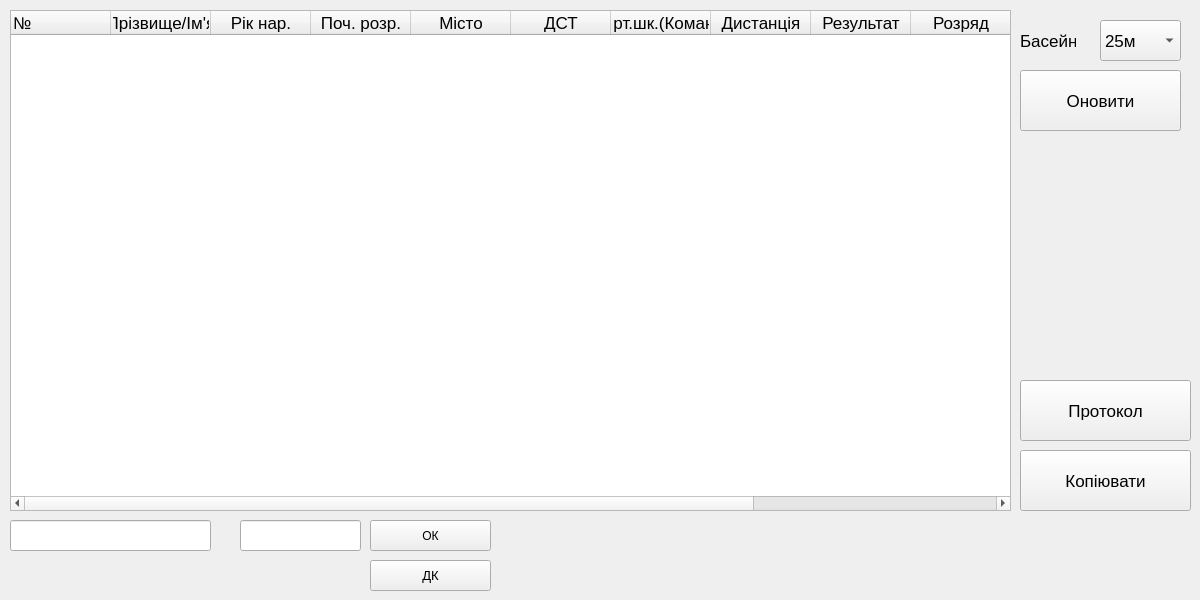
   <widget class="QWidget" name="tab_startingProtocol">
    <attribute name="title">
     <string>Стартовий протокол</string>
    </attribute>
    <widget class="QTableWidget" name="tableWidget_startSwim">
     <property name="geometry">
      <rect>
       <x>10</x>
       <y>10</y>
       <width>1001</width>
       <height>501</height>
      </rect>
     </property>
     <property name="font">
      <font>
       <pointsize>13</pointsize>
      </font>
     </property>
     <attribute name="horizontalHeaderMinimumSectionSize">
      <number>60</number>
     </attribute>
     <column>
      <property name="text">
       <string>№</string>
      </property>
      <property name="textAlignment">
       <set>AlignLeading|AlignVCenter</set>
      </property>
     </column>
     <column>
      <property name="text">
       <string>Прізвище/Ім'я</string>
      </property>
     </column>
     <column>
      <property name="text">
       <string>Рік нар.</string>
      </property>
     </column>
     <column>
      <property name="text">
       <string>Поч. розр.</string>
      </property>
     </column>
     <column>
      <property name="text">
       <string>Місто</string>
      </property>
     </column>
     <column>
      <property name="text">
       <string>ДСТ</string>
      </property>
     </column>
     <column>
      <property name="text">
       <string>Спорт.шк.(Команда)</string>
      </property>
     </column>
     <column>
      <property name="text">
       <string>Дистанція</string>
      </property>
     </column>
     <column>
      <property name="text">
       <string>Результат</string>
      </property>
      <property name="font">
       <font>
        <weight>50</weight>
        <bold>false</bold>
       </font>
      </property>
     </column>
     <column>
      <property name="text">
       <string>Розряд</string>
      </property>
     </column>
     <column>
      <property name="text">
       <string>Очки ФІНА</string>
      </property>
     </column>
     <column>
      <property name="text">
       <string>Тренер</string>
      </property>
     </column>
    </widget>
    <widget class="QPushButton" name="pushButton_update">
     <property name="geometry">
      <rect>
       <x>1020</x>
       <y>70</y>
       <width>161</width>
       <height>61</height>
      </rect>
     </property>
     <property name="font">
      <font>
       <pointsize>13</pointsize>
      </font>
     </property>
     <property name="text">
      <string>Оновити</string>
     </property>
    </widget>
    <widget class="QPushButton" name="pushButton_createNewReiting">
     <property name="geometry">
      <rect>
       <x>1020</x>
       <y>380</y>
       <width>171</width>
       <height>61</height>
      </rect>
     </property>
     <property name="font">
      <font>
       <pointsize>13</pointsize>
      </font>
     </property>
     <property name="text">
      <string>Протокол</string>
     </property>
    </widget>
    <widget class="QPushButton" name="pushButton_copyTableSwim">
     <property name="geometry">
      <rect>
       <x>1020</x>
       <y>450</y>
       <width>171</width>
       <height>61</height>
      </rect>
     </property>
     <property name="font">
      <font>
       <pointsize>13</pointsize>
      </font>
     </property>
     <property name="text">
      <string>Копіювати</string>
     </property>
    </widget>
    <widget class="QLineEdit" name="lineEdit_nameForTime">
     <property name="geometry">
      <rect>
       <x>10</x>
       <y>520</y>
       <width>201</width>
       <height>31</height>
      </rect>
     </property>
    </widget>
    <widget class="QLineEdit" name="lineEdit_inputTime">
     <property name="geometry">
      <rect>
       <x>240</x>
       <y>520</y>
       <width>121</width>
       <height>31</height>
      </rect>
     </property>
    </widget>
    <widget class="QPushButton" name="pushButton_OK_timeInput">
     <property name="geometry">
      <rect>
       <x>370</x>
       <y>520</y>
       <width>121</width>
       <height>31</height>
      </rect>
     </property>
     <property name="text">
      <string>ОК</string>
     </property>
     <property name="shortcut">
      <string>Return</string>
     </property>
    </widget>
    <widget class="QPushButton" name="pushButton_DK">
     <property name="geometry">
      <rect>
       <x>370</x>
       <y>560</y>
       <width>121</width>
       <height>31</height>
      </rect>
     </property>
     <property name="font">
      <font>
       <pointsize>10</pointsize>
      </font>
     </property>
     <property name="text">
      <string>ДК</string>
     </property>
    </widget>
    <widget class="QComboBox" name="comboBox_swimPool">
     <property name="geometry">
      <rect>
       <x>1100</x>
       <y>20</y>
       <width>81</width>
       <height>41</height>
      </rect>
     </property>
     <property name="font">
      <font>
       <pointsize>13</pointsize>
      </font>
     </property>
     <item>
      <property name="text">
       <string>25м</string>
      </property>
     </item>
     <item>
      <property name="text">
       <string>50м</string>
      </property>
     </item>
    </widget>
    <widget class="QLabel" name="label_4">
     <property name="geometry">
      <rect>
       <x>1020</x>
       <y>30</y>
       <width>56</width>
       <height>21</height>
      </rect>
     </property>
     <property name="font">
      <font>
       <pointsize>13</pointsize>
      </font>
     </property>
     <property name="text">
      <string>Басейн</string>
     </property>
    </widget>
   </widget>
